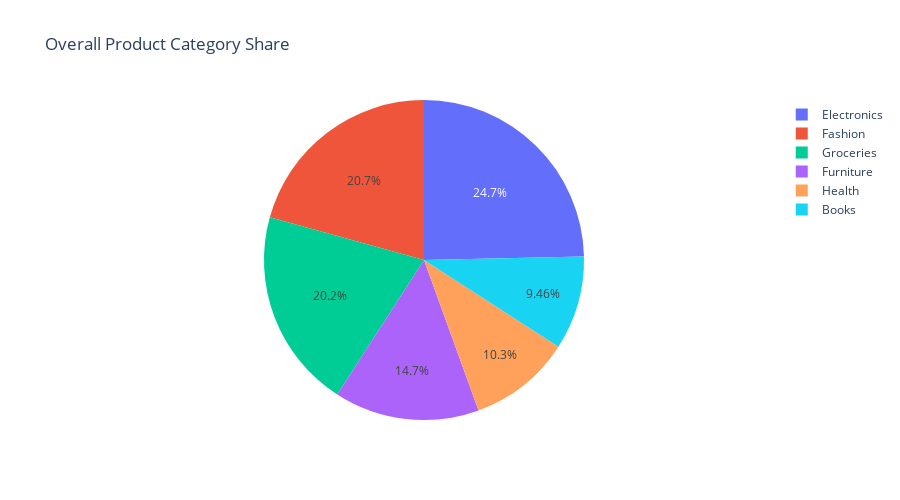

Source (notebook cell):
### Code cell
#plt.figure(figsize=(6,6))
cat_counts = df['product_category'].value_counts()
fig=px.pie(cat_counts,values='product_category',names=cat_counts.index,title='Overall Product Category Share')
fig.update_layout(
autosize=False,
width=900,
height=500)
fig.show()

#Pie charts confirm which categories and genders dominate the customer base.
#Useful for marketing segmentation and inventory prioritization

### Figure 1 — Plotly figure (JSON) as saved in the notebook; plotly's stock layout.template omitted (floating-point values rounded to 4 significant figures)
{"data": [{"domain": {"x": [0, 1], "y": [0, 1]}, "hovertemplate": "index=%{label}<br>product_category=%{value}<extra></extra>", "labels": ["Electronics", "Fashion", "Groceries", "Furniture", "Health", "Books"], "legendgroup": "", "name": "", "showlegend": true, "type": "pie", "values": [1233, 1035, 1009, 733, 517, 473]}], "layout": {"autosize": false, "height": 500, "legend": {"tracegroupgap": 0}, "title": {"text": "Overall Product Category Share"}, "width": 900}}
